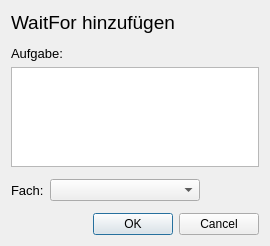
<?xml version="1.0" encoding="UTF-8"?>
<ui version="4.0">
 <class>New_WaitFor</class>
 <widget class="QDialog" name="New_WaitFor">
  <property name="geometry">
   <rect>
    <x>0</x>
    <y>0</y>
    <width>270</width>
    <height>246</height>
   </rect>
  </property>
  <property name="minimumSize">
   <size>
    <width>270</width>
    <height>246</height>
   </size>
  </property>
  <property name="maximumSize">
   <size>
    <width>16777215</width>
    <height>246</height>
   </size>
  </property>
  <property name="windowTitle">
   <string>New_WaitFor</string>
  </property>
  <layout class="QVBoxLayout" name="verticalLayout_2">
   <item>
    <layout class="QVBoxLayout" name="verticalLayout">
     <item>
      <widget class="QLabel" name="label_3">
       <property name="font">
        <font>
         <pointsize>14</pointsize>
        </font>
       </property>
       <property name="text">
        <string>WaitFor hinzufügen</string>
       </property>
      </widget>
     </item>
     <item>
      <spacer name="verticalSpacer_4">
       <property name="orientation">
        <enum>Qt::Vertical</enum>
       </property>
       <property name="sizeHint" stdset="0">
        <size>
         <width>20</width>
         <height>40</height>
        </size>
       </property>
      </spacer>
     </item>
     <item>
      <widget class="QLabel" name="label_4">
       <property name="font">
        <font>
         <pointsize>10</pointsize>
        </font>
       </property>
       <property name="text">
        <string>Aufgabe:</string>
       </property>
      </widget>
     </item>
     <item>
      <widget class="QTextEdit" name="textEdit">
       <property name="minimumSize">
        <size>
         <width>0</width>
         <height>100</height>
        </size>
       </property>
       <property name="maximumSize">
        <size>
         <width>16777215</width>
         <height>100</height>
        </size>
       </property>
      </widget>
     </item>
     <item>
      <spacer name="verticalSpacer_2">
       <property name="orientation">
        <enum>Qt::Vertical</enum>
       </property>
       <property name="sizeHint" stdset="0">
        <size>
         <width>20</width>
         <height>40</height>
        </size>
       </property>
      </spacer>
     </item>
     <item>
      <layout class="QHBoxLayout" name="horizontalLayout">
       <item>
        <widget class="QLabel" name="label_5">
         <property name="maximumSize">
          <size>
           <width>50</width>
           <height>16777215</height>
          </size>
         </property>
         <property name="font">
          <font>
           <pointsize>10</pointsize>
          </font>
         </property>
         <property name="text">
          <string>Fach:</string>
         </property>
        </widget>
       </item>
       <item>
        <widget class="QComboBox" name="comboBox">
         <property name="minimumSize">
          <size>
           <width>150</width>
           <height>0</height>
          </size>
         </property>
        </widget>
       </item>
       <item>
        <spacer name="horizontalSpacer">
         <property name="orientation">
          <enum>Qt::Horizontal</enum>
         </property>
         <property name="sizeHint" stdset="0">
          <size>
           <width>40</width>
           <height>20</height>
          </size>
         </property>
        </spacer>
       </item>
      </layout>
     </item>
     <item>
      <spacer name="verticalSpacer">
       <property name="orientation">
        <enum>Qt::Vertical</enum>
       </property>
       <property name="sizeHint" stdset="0">
        <size>
         <width>20</width>
         <height>40</height>
        </size>
       </property>
      </spacer>
     </item>
     <item>
      <widget class="QDialogButtonBox" name="buttonBox">
       <property name="orientation">
        <enum>Qt::Horizontal</enum>
       </property>
       <property name="standardButtons">
        <set>QDialogButtonBox::Cancel|QDialogButtonBox::Ok</set>
       </property>
      </widget>
     </item>
    </layout>
   </item>
  </layout>
 </widget>
 <layoutdefault spacing="6" margin="11"/>
 <resources/>
 <connections/>
</ui>
